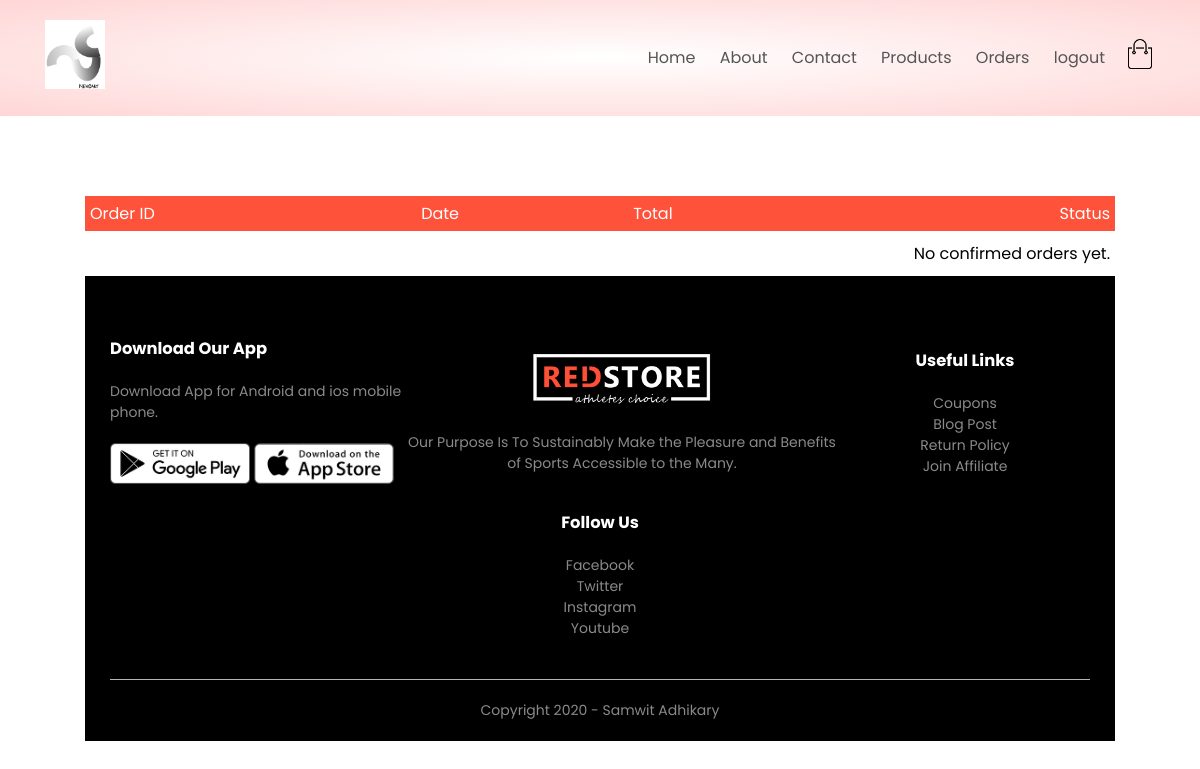
/cart/show_orders (signed in), run on an earlier commit of the app's database.
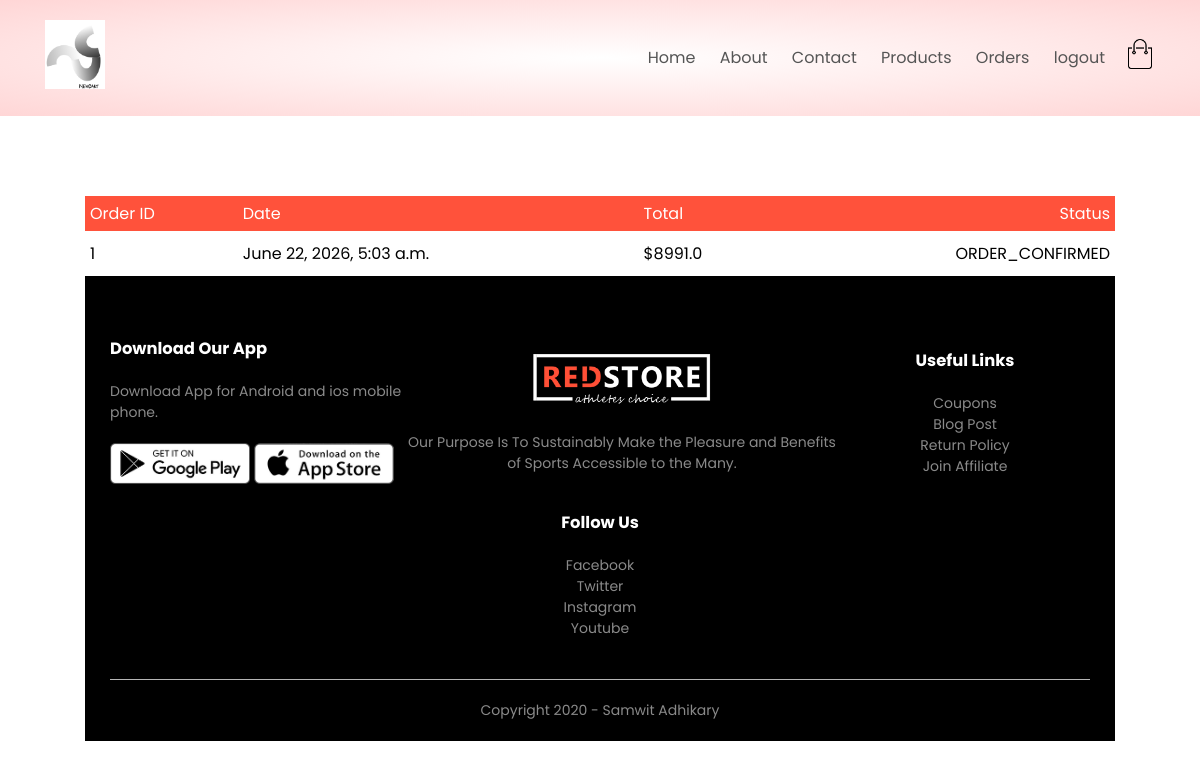
And on a later commit of the database.
### orders/models.py (models this page shows, shortened)
class Order(models.Model):
    LIVE=1
    DELETE=0
    DELETE_CHOICES=((LIVE,'Live'),(DELETE,'Delete'))
    CART_STAGE=0
    ORDER_CONFIRMED=1
    ORDER_PROCESSED=2
    ORDER_DELIVERED=3
    ORDER_REJECTED=4
    STATUS_CHOICE=((CART_STAGE,"CART_STAGE"), (ORDER_CONFIRMED,"ORDER_CONFIRMED"), (ORDER_PROCESSED,"ORDER_PROCESSED"), (ORDER_DELIVERED,"ORDER_DELIVERED"), (ORDER_REJECTED,"ORDER_REJECTED"))
    order_status=models.IntegerField(choices=STATUS_CHOICE,default=CART_STAGE)
    owner=models.ForeignKey('customer.Customer', on_delete=models.SET_NULL, null=True, related_name='cart_owner')
    price=models.ForeignKey('products.Product',on_delete=models.SET_NULL, null=True)
    delete_status=models.IntegerField(choices=DELETE_CHOICES,default=LIVE)
    created_at=models.DateTimeField(auto_now=True)
    updated_at=models.DateTimeField(auto_now=True)
    @property
    def total_price(self):
        return sum(item.subtotal for item in self.added_items.all())

class orderedItem(models.Model):
    product = models.ForeignKey('products.Product', on_delete=models.SET_NULL, null=True, related_name='added_cart')
    quantity = models.IntegerField(default=1)
    owner = models.ForeignKey('orders.Order', on_delete=models.CASCADE, related_name='added_items')
    class Meta:
        constraints = [
            models.UniqueConstraint(fields=['product', 'owner'], name='unique_cart_item')
        ]
    @property
    def subtotal(self):
        if not self.product:
            return 0
        return self.product.price * self.quantity

### products/models.py (models this page shows, shortened)
class Product(models.Model):
    LIVE=1
    DELETE=0
    DELETE_CHOICES=((LIVE,'Live'),(DELETE,'Delete') )
    title=models.CharField(max_length=50,default='--')
    price=models.FloatField()
    description=models.TextField()
    image=models.ImageField(upload_to='media/')
    priority=models.IntegerField()
    delete_status=models.IntegerField(choices=DELETE_CHOICES, default=LIVE)
    created_at=models.DateTimeField(auto_now=True)
    updated_at=models.DateTimeField(auto_now=True)

### orders/views.py (the view)
# urls.py: path('show_orders',views.show_orders,name="show_orders"),
@login_required(login_url='account')
def show_orders(request):
    user=request.user
    customer = get_customer_profile(request.user)
    all_orders=Order.objects.filter(owner=customer).exclude(order_status=Order.CART_STAGE)
    context={'orders':all_orders}
    return render(request, 'orders.html', context)

### orders/views.py (called while the page is built)
def get_customer_profile(user):
    if not user.is_authenticated:
        return None
    customer, created = Customer.objects.get_or_create(
        user=user,
        defaults={
            'address': '',
            'phone': 0,
        }
    )
    return customer

### NexCart/templates/orders.html
{% extends 'blank_layout.html' %}
{% load static %}
{% block content %}
 {% if messages %}
                <div class="error-container">
                    <ul>
                    {% for message in messages %}
                        <li>{{ message }}</li>
                    {% endfor %}
                    </ul>
                </div>
                {% else  %}
    {% include 'order_container.html' %}
    {% endif %}
{% endblock content %}

### NexCart/templates/order_container.html (shortened to what this page needs)
<div class="small-container cart-page">
        <table>
            <thead>
                <tr>
                    <th>Order ID</th>
                    <th>Date</th>
                    <th>Total</th>
                    <th>Status</th>
                </tr>
            </thead>
            <tbody>
            {% for order in orders %}
                <tr>
                    <td>{{ order.id }}</td>
                    <td>{{ order.created_at }}</td>
                    <td>${{ order.total_price }}</td>
                    <td>{{ order.get_order_status_display }}</td>
                </tr>
            {% empty %}
                <tr><td colspan="4">No confirmed orders yet.</td></tr>
            {% endfor %}
            </tbody>
        </table>

What changed in the data, as far as the page shows it:
now on this page (row edited): Order: id "1", created_at "June 22, 2026, 5:03 a.m.", total_price "8991.0", order_status "ORDER_CONFIRMED"
Also different on the page:
text no longer shown: "No confirmed orders yet."
